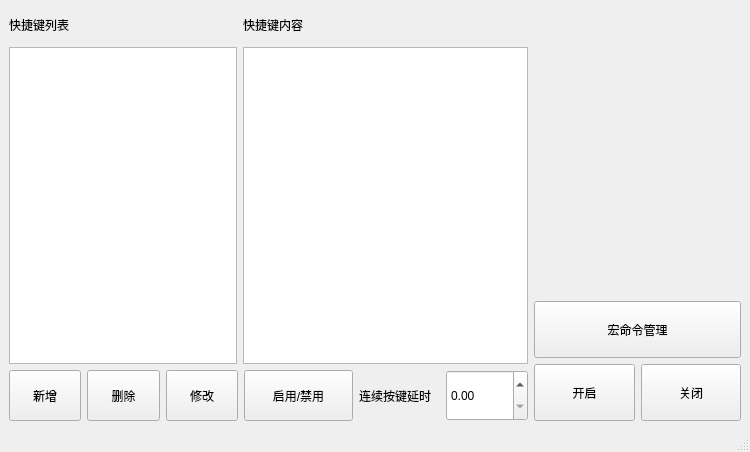
<?xml version="1.0" encoding="UTF-8"?>
<ui version="4.0">
 <class>MainWindow</class>
 <widget class="QMainWindow" name="MainWindow">
  <property name="geometry">
   <rect>
    <x>0</x>
    <y>0</y>
    <width>750</width>
    <height>452</height>
   </rect>
  </property>
  <property name="windowTitle">
   <string>MainWindow</string>
  </property>
  <widget class="QWidget" name="centralwidget">
   <layout class="QHBoxLayout" name="horizontalLayout_4" stretch="5,2">
    <item>
     <layout class="QVBoxLayout" name="verticalLayout_5" stretch="7,1">
      <item>
       <layout class="QHBoxLayout" name="horizontalLayout_3" stretch="4,5">
        <item>
         <layout class="QVBoxLayout" name="verticalLayout" stretch="1,10">
          <item>
           <widget class="QLabel" name="info_label_4">
            <property name="text">
             <string>快捷键列表</string>
            </property>
           </widget>
          </item>
          <item>
           <widget class="QListWidget" name="key_name_listWidget">
            <property name="sizePolicy">
             <sizepolicy hsizetype="Preferred" vsizetype="Preferred">
              <horstretch>0</horstretch>
              <verstretch>0</verstretch>
             </sizepolicy>
            </property>
           </widget>
          </item>
         </layout>
        </item>
        <item>
         <layout class="QVBoxLayout" name="verticalLayout_2" stretch="1,10">
          <item>
           <widget class="QLabel" name="info_label_5">
            <property name="text">
             <string>快捷键内容</string>
            </property>
           </widget>
          </item>
          <item>
           <widget class="QListWidget" name="key_info_listWidget">
            <property name="sizePolicy">
             <sizepolicy hsizetype="Preferred" vsizetype="Preferred">
              <horstretch>0</horstretch>
              <verstretch>0</verstretch>
             </sizepolicy>
            </property>
           </widget>
          </item>
         </layout>
        </item>
       </layout>
      </item>
      <item>
       <layout class="QHBoxLayout" name="horizontalLayout" stretch="8,8,8,12,9,9">
        <item>
         <widget class="QPushButton" name="insert_input_pushButton">
          <property name="sizePolicy">
           <sizepolicy hsizetype="Expanding" vsizetype="Expanding">
            <horstretch>0</horstretch>
            <verstretch>0</verstretch>
           </sizepolicy>
          </property>
          <property name="minimumSize">
           <size>
            <width>50</width>
            <height>0</height>
           </size>
          </property>
          <property name="text">
           <string>新增</string>
          </property>
         </widget>
        </item>
        <item>
         <widget class="QPushButton" name="delete_key_pushButton">
          <property name="sizePolicy">
           <sizepolicy hsizetype="Expanding" vsizetype="Expanding">
            <horstretch>0</horstretch>
            <verstretch>0</verstretch>
           </sizepolicy>
          </property>
          <property name="minimumSize">
           <size>
            <width>50</width>
            <height>0</height>
           </size>
          </property>
          <property name="text">
           <string>删除</string>
          </property>
         </widget>
        </item>
        <item>
         <widget class="QPushButton" name="change_key_pushButton">
          <property name="sizePolicy">
           <sizepolicy hsizetype="Expanding" vsizetype="Expanding">
            <horstretch>0</horstretch>
            <verstretch>0</verstretch>
           </sizepolicy>
          </property>
          <property name="minimumSize">
           <size>
            <width>50</width>
            <height>0</height>
           </size>
          </property>
          <property name="text">
           <string>修改</string>
          </property>
         </widget>
        </item>
        <item>
         <widget class="QPushButton" name="change_enable_pushButton">
          <property name="sizePolicy">
           <sizepolicy hsizetype="Expanding" vsizetype="Expanding">
            <horstretch>0</horstretch>
            <verstretch>0</verstretch>
           </sizepolicy>
          </property>
          <property name="minimumSize">
           <size>
            <width>80</width>
            <height>0</height>
           </size>
          </property>
          <property name="text">
           <string>启用/禁用</string>
          </property>
         </widget>
        </item>
        <item>
         <widget class="QLabel" name="label">
          <property name="sizePolicy">
           <sizepolicy hsizetype="Expanding" vsizetype="Expanding">
            <horstretch>0</horstretch>
            <verstretch>0</verstretch>
           </sizepolicy>
          </property>
          <property name="minimumSize">
           <size>
            <width>80</width>
            <height>0</height>
           </size>
          </property>
          <property name="text">
           <string>连续按键延时</string>
          </property>
         </widget>
        </item>
        <item>
         <widget class="QDoubleSpinBox" name="delay_doubleSpinBox">
          <property name="sizePolicy">
           <sizepolicy hsizetype="Expanding" vsizetype="Expanding">
            <horstretch>0</horstretch>
            <verstretch>0</verstretch>
           </sizepolicy>
          </property>
          <property name="minimumSize">
           <size>
            <width>80</width>
            <height>0</height>
           </size>
          </property>
         </widget>
        </item>
       </layout>
      </item>
     </layout>
    </item>
    <item>
     <layout class="QVBoxLayout" name="verticalLayout_4" stretch="5,1,1">
      <item>
       <layout class="QVBoxLayout" name="verticalLayout_3" stretch="1,1">
        <item>
         <widget class="QLabel" name="info_label">
          <property name="text">
           <string/>
          </property>
          <property name="wordWrap">
           <bool>true</bool>
          </property>
         </widget>
        </item>
        <item>
         <widget class="QLabel" name="error_label">
          <property name="text">
           <string/>
          </property>
          <property name="wordWrap">
           <bool>true</bool>
          </property>
         </widget>
        </item>
       </layout>
      </item>
      <item>
       <widget class="QPushButton" name="open_macro_command_pushButton">
        <property name="sizePolicy">
         <sizepolicy hsizetype="Preferred" vsizetype="Preferred">
          <horstretch>0</horstretch>
          <verstretch>0</verstretch>
         </sizepolicy>
        </property>
        <property name="text">
         <string>宏命令管理</string>
        </property>
       </widget>
      </item>
      <item>
       <layout class="QHBoxLayout" name="horizontalLayout_2" stretch="1,1">
        <item>
         <widget class="QPushButton" name="submit_pushButton">
          <property name="sizePolicy">
           <sizepolicy hsizetype="Preferred" vsizetype="Preferred">
            <horstretch>0</horstretch>
            <verstretch>0</verstretch>
           </sizepolicy>
          </property>
          <property name="text">
           <string>开启</string>
          </property>
         </widget>
        </item>
        <item>
         <widget class="QPushButton" name="close_pushButton">
          <property name="sizePolicy">
           <sizepolicy hsizetype="Preferred" vsizetype="Preferred">
            <horstretch>0</horstretch>
            <verstretch>0</verstretch>
           </sizepolicy>
          </property>
          <property name="text">
           <string>关闭</string>
          </property>
         </widget>
        </item>
       </layout>
      </item>
     </layout>
    </item>
   </layout>
  </widget>
  <widget class="QMenuBar" name="menubar">
   <property name="geometry">
    <rect>
     <x>0</x>
     <y>0</y>
     <width>750</width>
     <height>23</height>
    </rect>
   </property>
  </widget>
  <widget class="QStatusBar" name="statusbar"/>
 </widget>
 <resources/>
 <connections/>
</ui>
